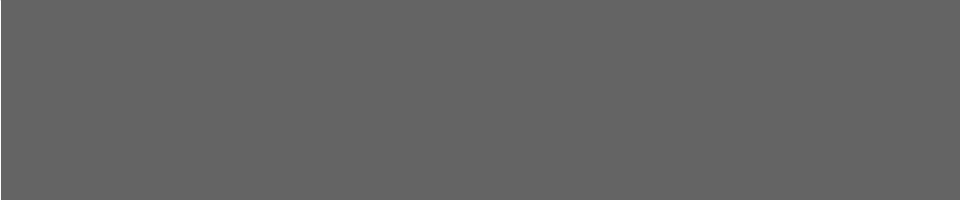
Frame 1 (no input)
Frame 60 (the mouse pressed at the canvas centre just before this capture): identical to frame 1, image omitted
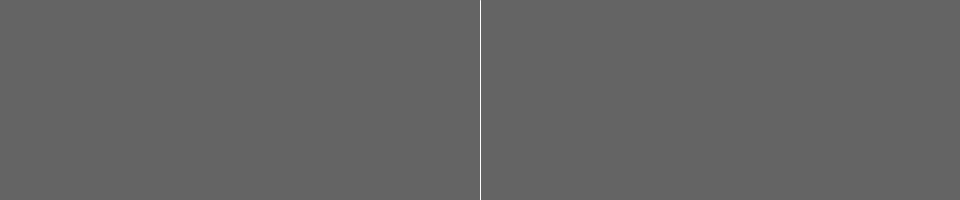
Frame 120 (the mouse held since frame 60 and released just before this capture)

The Processing sketch that drew these frames (run headless with seeded random() and noise(); from frame 60 on, the mouse is pressed at the canvas centre):

// Processing sketch: A_HelloProcessingJS
// ── A_HelloProcessingJS.pde

// a simple sketch, which draws a line
// at the horizontal position of the mouse

void setup()
{
  size( 960, 200 );
  background( 100 );
  stroke( 255 );
}

void draw()
{
  background( 100 );
  line( mouseX, 0, mouseX, height );
}
